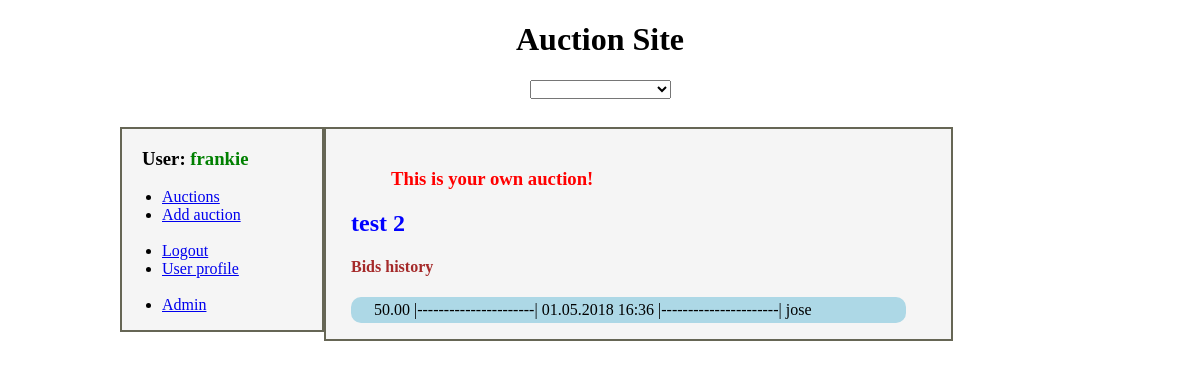
/bidauction/2/ (signed in), run on the app's committed database.
### registerapp/models.py (models this page shows, shortened)
class Auction(models.Model):
    seller = models.ForeignKey(User, null=True)
    title = models.CharField(max_length=255, null=True, blank=False)
    description = models.TextField(null=True, blank=True)
    min_price = models.DecimalField(max_digits=8, decimal_places=2, null=True, blank=False)
    timestamp = models.DateTimeField(auto_now_add=True, null=True, blank=True, editable=False)
    deadline = models.DateTimeField(null=True, blank=False)
    task_id = models.CharField(max_length=36, default='')
    STATE_CHOICES = [
        ('active', 'active'),
        ('banned', 'banned'),
        ('due', 'due'),
        ('adjudicated', 'adjudicated'),
    ]
    state = models.CharField(max_length=20, null=True, blank=True)
    '''
    def start_timer(self):
        old_task = AbortableAsyncResult(self.task_id)
        old_task.abort()
        task = end_auction.apply_async((self,), countdown=self.get_time_left())
        self.task_id = task.id
        self.save()
        return self
    '''
    @classmethod
    def exists(cls, id):
        return len(cls.objects.filter(id=id)) > 0
    def get_current_max_bid_amount(self):
        if Bid.exists(auction=self):
            max([bid.bid_amount for bid in self.get_all_bids()])
            return max([bid.bid_amount for bid in self.get_all_bids()])
        else:
            return round((self.min_price - Decimal(0.01)), 2)
    current_max_bid_amount = property(get_current_max_bid_amount)
    def get_all_bids(self):
        if Bid.exists(auction=self):
            return Bid.objects.filter(auction=self)
    all_bids = property(get_all_bids)
    def get_current_max_bid_obj(self):
        if Bid.exists(auction=self):
            bids = Bid.objects.filter(auction=self)
            max_bid = self.get_current_max_bid_amount()
            return self.get_all_bids().filter(bid_amount=max_bid).first()
        else:
            return None
    current_max_bid_obj = property(get_current_max_bid_obj)
    def get_time_left(self):
        deadline = self.deadline
        return int(math.floor((deadline.replace(tzinfo=None) - datetime.datetime.now()).total_seconds()))
    time_left = property(get_time_left)
    class Meta:
        ordering = ["deadline"]
    '''
    class Meta:
        ordering = ('-timestamp')
    '''

class Bid(models.Model):
    bidder = models.ForeignKey(User)
    auction = models.ForeignKey(Auction)
    bid_amount = models.DecimalField(max_digits=8, decimal_places=2)
    timestamp = models.DateTimeField(auto_now_add=True, null=True, blank=True)
    @classmethod
    def exists(cls, auction):
        return len(cls.objects.filter(auction=auction)) > 0\

### registerapp/views.py (the view, shortened to what this page needs)
# urls.py: url(r'^bidauction/(?P<auction_id>\d+)/$', bid_auction, name='bid_auction'),
@login_required
def bid_auction(request, auction_id):
    errmsg = ''
    loggeduser = request.user
    if Auction.exists(auction_id):
        if User.is_authenticated:
            auction = Auction.objects.get(id=auction_id)
            bid_accepted = round((auction.current_max_bid_amount + Decimal(0.01)), 2)
            bids = Bid.objects.filter(auction_id=auction_id).order_by('-timestamp')
            args = {'auction_title': auction.title,
                    'bids': bids,
                    'errmsg': errmsg}
            if loggeduser == auction.seller:
                messages.success(request, 'This is your own auction!')
                return render(request, "bid_auction.html", args)
            elif auction.current_max_bid_obj is not None and auction.current_max_bid_obj.bidder == loggeduser:
                user_current_bid = auction.current_max_bid_obj.bid_amount
                messages.success(request, 'You presently owns the highest bid of ' + str(user_current_bid))
                return render(request, "bid_auction.html", args)
            else:
                messages.success(request, 'Some error occurred, please try again!')
                return redirect('/bidauction/'+auction_id)
        else:
            messages.success(request, 'Please login to create an auction!')
            return redirect('/accounts/login/')
    else:
        messages.success(request, 'Auction does not exits!')
        return redirect('/auctions/')

### templates/bid_auction.html (shortened to what this page needs)
<!DOCTYPE html>
<html lang="en">
{% extends "base.html" %}
{% block content %}
    <h2 align="left" style="color:blue;">{{ auction_title }}</h2>
<h4 align="left" style="color:brown;">Bids history </h4>
{% for bid in bids %}
    <table class="card_history">
    <tr>
    <td>
        {{ bid.bid_amount }} |----------------------|
        {{ bid.timestamp|date:"d.m.Y H:i"}} |----------------------|
        {{ bid.bidder }}
    </td>
    </tr>
    </table>
{% endfor %}
{% endblock %}

### templates/base.html (shortened to what this page needs)
<!DOCTYPE html>
<html lang="en">
{% load static %}
<head>
    <link rel="stylesheet" type="text/css" href="{% static "assets/css/default.css" %}">
    <link rel="stylesheet" href="{% static "assets/css/style.css" %}">
</head>
<body>
<h1>Auction Site</h1>
{{ request.session.curerror }} <select id="maincurrency" onchange="parent.location='?currency='+this.value">
</select><br /><br />
<div id="page">
    <div id="sidebar">
        {% block sidebar %}
            {% if user.is_authenticated  %}
            <h3 style=padding-left:20px;>User: <strong style="color:green;">{{ user }}</strong> </h3>
            {% endif %}
            <ul>
            <li><a href="/auctions/">Auctions</a></li>
            <li><a href="/auctions/create/">Add auction</a></li>
            <br>
            {% if user.is_authenticated  %}
            <li><a href="/accounts/logout/">Logout</a></li>
            {% endif %}
            {% if user.is_authenticated  %}
            <li><a href="/accounts/userprofile/">User profile</a></li><br>
            {% endif %}
            <li><a href="/admin/">Admin</a></li>
            </ul>
        {% endblock %}
    </div>
    <div id="content">
        {% if messages %}
                <ul class="messages" style="color:red;">
            {% for message in messages %}
                <h3 class="{{ message.tags }}">{{ message }}</h3>
            {% endfor %}
                </ul>
        {% endif %}
        {% block content %}
        {% endblock %}
    </div>
</div>
<br /><br />
</body>
</html>

### static/css/default.css (style rules this page uses)
body { text-align: center; }
#page { width: 960px; text-align: left; margin: 10px auto 20px auto; background-color: #0c0c0c; }
#sidebar { float: left; width: 200px; border: 2px solid #665; background-color: whitesmoke; }
#content { float: left; width: 600px; border: 2px solid #665; padding-top: 20px; padding-left: 25px; background-color: whitesmoke; }

### static/css/style.css (style rules this page uses)
.card_history { box-shadow: 0 4px 15px 2px rgba(0,0,0,0); border-radius: 10px; background-color: lightblue; padding-left: 20px; padding-bottom: 1px; padding-top: 1px; color: black; display: block; text-decoration: none; width:555px; }

### data on the page
Auction: title "test 2"
Bid: bid_amount "50.00", timestamp "01.05.2018 16:36", bidder "jose"

### other printed values
{{ user }} "frankie"
{{ message }} "This is your own auction!"
